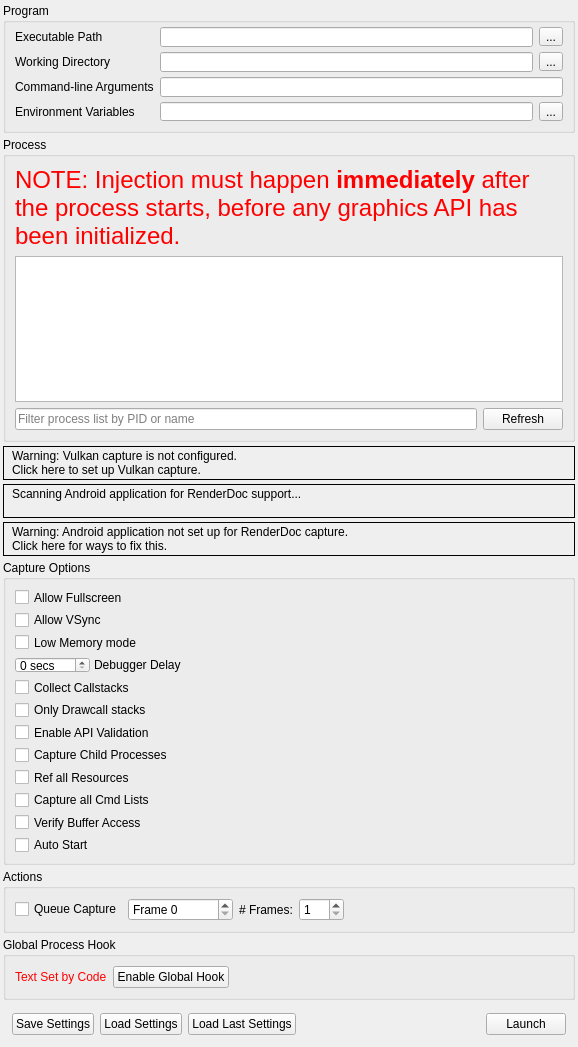
<?xml version="1.0" encoding="UTF-8"?>
<ui version="4.0">
 <class>CaptureDialog</class>
 <widget class="QFrame" name="CaptureDialog">
  <property name="geometry">
   <rect>
    <x>0</x>
    <y>0</y>
    <width>578</width>
    <height>1025</height>
   </rect>
  </property>
  <property name="windowTitle">
   <string>Launch Application</string>
  </property>
  <layout class="QVBoxLayout" name="verticalLayout">
   <property name="spacing">
    <number>4</number>
   </property>
   <property name="leftMargin">
    <number>3</number>
   </property>
   <property name="topMargin">
    <number>3</number>
   </property>
   <property name="rightMargin">
    <number>3</number>
   </property>
   <property name="bottomMargin">
    <number>3</number>
   </property>
   <item>
    <widget class="QGroupBox" name="exeGroup">
     <property name="sizePolicy">
      <sizepolicy hsizetype="Preferred" vsizetype="Minimum">
       <horstretch>0</horstretch>
       <verstretch>0</verstretch>
      </sizepolicy>
     </property>
     <property name="minimumSize">
      <size>
       <width>250</width>
       <height>130</height>
      </size>
     </property>
     <property name="title">
      <string>Program</string>
     </property>
     <layout class="QGridLayout" name="gridLayout">
      <property name="topMargin">
       <number>4</number>
      </property>
      <item row="0" column="2">
       <widget class="QLineEdit" name="exePath">
        <property name="minimumSize">
         <size>
          <width>0</width>
          <height>20</height>
         </size>
        </property>
        <property name="toolTip">
         <string>Browse for an executable file</string>
        </property>
       </widget>
      </item>
      <item row="0" column="3">
       <widget class="QToolButton" name="exePathBrowse">
        <property name="toolTip">
         <string>Browse for an executable file</string>
        </property>
        <property name="text">
         <string>...</string>
        </property>
       </widget>
      </item>
      <item row="1" column="0">
       <widget class="QLabel" name="workDirLabel">
        <property name="toolTip">
         <string>Browse for a working directory</string>
        </property>
        <property name="text">
         <string>Working Directory</string>
        </property>
       </widget>
      </item>
      <item row="1" column="3">
       <widget class="QToolButton" name="workDirBrowse">
        <property name="toolTip">
         <string>Browse for a working directory</string>
        </property>
        <property name="text">
         <string>...</string>
        </property>
       </widget>
      </item>
      <item row="2" column="0">
       <widget class="QLabel" name="cmdLineLabel">
        <property name="toolTip">
         <string>The command-line that will be passed to the executable on launch</string>
        </property>
        <property name="text">
         <string>Command-line Arguments</string>
        </property>
       </widget>
      </item>
      <item row="3" column="0">
       <widget class="QLabel" name="envVarLabel">
        <property name="toolTip">
         <string>The environment variables for the executable</string>
        </property>
        <property name="text">
         <string>Environment Variables</string>
        </property>
       </widget>
      </item>
      <item row="3" column="3">
       <widget class="QToolButton" name="envVarEdit">
        <property name="toolTip">
         <string>The environment variables for the executable</string>
        </property>
        <property name="text">
         <string>...</string>
        </property>
       </widget>
      </item>
      <item row="0" column="0">
       <widget class="QLabel" name="exePathLabel">
        <property name="toolTip">
         <string>Browse for an executable file</string>
        </property>
        <property name="text">
         <string>Executable Path</string>
        </property>
       </widget>
      </item>
      <item row="1" column="2">
       <widget class="QLineEdit" name="workDirPath">
        <property name="minimumSize">
         <size>
          <width>0</width>
          <height>20</height>
         </size>
        </property>
        <property name="toolTip">
         <string>Browse for a working directory</string>
        </property>
       </widget>
      </item>
      <item row="2" column="2" colspan="2">
       <widget class="QLineEdit" name="cmdline">
        <property name="minimumSize">
         <size>
          <width>0</width>
          <height>20</height>
         </size>
        </property>
        <property name="toolTip">
         <string>The command-line that will be passed to the executable on launch</string>
        </property>
       </widget>
      </item>
      <item row="3" column="2">
       <widget class="QLineEdit" name="envVar">
        <property name="toolTip">
         <string>The environment variables for the executable</string>
        </property>
        <property name="readOnly">
         <bool>true</bool>
        </property>
       </widget>
      </item>
     </layout>
    </widget>
   </item>
   <item>
    <widget class="QGroupBox" name="injectGroup">
     <property name="sizePolicy">
      <sizepolicy hsizetype="Preferred" vsizetype="Expanding">
       <horstretch>0</horstretch>
       <verstretch>100</verstretch>
      </sizepolicy>
     </property>
     <property name="minimumSize">
      <size>
       <width>250</width>
       <height>260</height>
      </size>
     </property>
     <property name="title">
      <string>Process</string>
     </property>
     <layout class="QGridLayout" name="gridLayout_2">
      <item row="2" column="1">
       <widget class="QPushButton" name="processRefesh">
        <property name="text">
         <string>Refresh</string>
        </property>
       </widget>
      </item>
      <item row="0" column="0" colspan="2">
       <widget class="QLabel" name="processWarning">
        <property name="palette">
         <palette>
          <active>
           <colorrole role="WindowText">
            <brush brushstyle="SolidPattern">
             <color alpha="255">
              <red>255</red>
              <green>0</green>
              <blue>0</blue>
             </color>
            </brush>
           </colorrole>
          </active>
          <inactive>
           <colorrole role="WindowText">
            <brush brushstyle="SolidPattern">
             <color alpha="255">
              <red>255</red>
              <green>0</green>
              <blue>0</blue>
             </color>
            </brush>
           </colorrole>
          </inactive>
          <disabled>
           <colorrole role="WindowText">
            <brush brushstyle="SolidPattern">
             <color alpha="255">
              <red>106</red>
              <green>104</green>
              <blue>100</blue>
             </color>
            </brush>
           </colorrole>
          </disabled>
         </palette>
        </property>
        <property name="font">
         <font>
          <pointsize>18</pointsize>
         </font>
        </property>
        <property name="text">
         <string>NOTE: Injection must happen &lt;b&gt;immediately&lt;/b&gt; after the process starts, before any graphics API has been initialized.</string>
        </property>
        <property name="wordWrap">
         <bool>true</bool>
        </property>
       </widget>
      </item>
      <item row="2" column="0">
       <widget class="QLineEdit" name="processFilter">
        <property name="placeholderText">
         <string>Filter process list by PID or name</string>
        </property>
       </widget>
      </item>
      <item row="1" column="0" colspan="2">
       <widget class="QTreeView" name="processList">
        <property name="sizePolicy">
         <sizepolicy hsizetype="Preferred" vsizetype="Expanding">
          <horstretch>0</horstretch>
          <verstretch>0</verstretch>
         </sizepolicy>
        </property>
        <property name="minimumSize">
         <size>
          <width>0</width>
          <height>100</height>
         </size>
        </property>
        <property name="editTriggers">
         <set>QAbstractItemView::NoEditTriggers</set>
        </property>
        <property name="indentation">
         <number>0</number>
        </property>
        <property name="rootIsDecorated">
         <bool>false</bool>
        </property>
        <property name="itemsExpandable">
         <bool>false</bool>
        </property>
        <property name="sortingEnabled">
         <bool>true</bool>
        </property>
       </widget>
      </item>
     </layout>
    </widget>
   </item>
   <item>
    <widget class="RDLabel" name="vulkanLayerWarn">
     <property name="cursor">
      <cursorShape>PointingHandCursor</cursorShape>
     </property>
     <property name="frameShape">
      <enum>QFrame::Box</enum>
     </property>
     <property name="text">
      <string>&lt;html&gt;&lt;head/&gt;&lt;body&gt;&lt;table&gt;&lt;tr&gt;&lt;td valign=&quot;middle&quot;&gt;&lt;img width=&quot;16&quot; src=&quot;:/information.png&quot;/&gt;&lt;/td&gt;&lt;td&gt;&lt;p&gt;Warning: Vulkan capture is not configured.&lt;br/&gt;Click here to set up Vulkan capture.&lt;/p&gt;&lt;/td&gt;&lt;/tr&gt;&lt;/table&gt;&lt;/body&gt;&lt;/html&gt;</string>
     </property>
     <property name="textFormat">
      <enum>Qt::RichText</enum>
     </property>
     <property name="margin">
      <number>3</number>
     </property>
    </widget>
   </item>
   <item>
    <widget class="RDLabel" name="androidScan">
     <property name="cursor">
      <cursorShape>PointingHandCursor</cursorShape>
     </property>
     <property name="frameShape">
      <enum>QFrame::Box</enum>
     </property>
     <property name="text">
      <string>&lt;html&gt;&lt;head/&gt;&lt;body&gt;&lt;table&gt;&lt;tr&gt;&lt;td valign=&quot;middle&quot;&gt;&lt;img width=&quot;16&quot; src=&quot;:/information.png&quot;/&gt;&lt;/td&gt;&lt;td valign=&quot;middle&quot;&gt;&lt;p&gt;Scanning Android application for RenderDoc support...&lt;br/&gt;&lt;/p&gt;&lt;/td&gt;&lt;/tr&gt;&lt;/table&gt;&lt;/body&gt;&lt;/html&gt;</string>
     </property>
     <property name="textFormat">
      <enum>Qt::RichText</enum>
     </property>
     <property name="margin">
      <number>3</number>
     </property>
    </widget>
   </item>
   <item>
    <widget class="RDLabel" name="androidWarn">
     <property name="cursor">
      <cursorShape>PointingHandCursor</cursorShape>
     </property>
     <property name="frameShape">
      <enum>QFrame::Box</enum>
     </property>
     <property name="text">
      <string>&lt;html&gt;&lt;head/&gt;&lt;body&gt;&lt;table&gt;&lt;tr&gt;&lt;td valign=&quot;middle&quot;&gt;&lt;img width=&quot;16&quot; src=&quot;:/information.png&quot;/&gt;&lt;/td&gt;&lt;td&gt;&lt;p&gt;Warning: Android application not set up for RenderDoc capture.&lt;br/&gt;Click here for ways to fix this.&lt;/p&gt;&lt;/td&gt;&lt;/tr&gt;&lt;/table&gt;&lt;/body&gt;&lt;/html&gt;</string>
     </property>
     <property name="textFormat">
      <enum>Qt::RichText</enum>
     </property>
     <property name="margin">
      <number>3</number>
     </property>
    </widget>
   </item>
   <item>
    <widget class="QGroupBox" name="optionsGroup">
     <property name="sizePolicy">
      <sizepolicy hsizetype="Preferred" vsizetype="Minimum">
       <horstretch>0</horstretch>
       <verstretch>0</verstretch>
      </sizepolicy>
     </property>
     <property name="title">
      <string>Capture Options</string>
     </property>
     <layout class="QVBoxLayout" name="verticalLayout_2">
      <item>
       <widget class="QCheckBox" name="AllowFullscreen">
        <property name="toolTip">
         <string>Allows the application to switch to full-screen mode</string>
        </property>
        <property name="text">
         <string>Allow Fullscreen</string>
        </property>
       </widget>
      </item>
      <item>
       <widget class="QCheckBox" name="AllowVSync">
        <property name="toolTip">
         <string>Allows the application to enable v-sync</string>
        </property>
        <property name="text">
         <string>Allow VSync</string>
        </property>
       </widget>
      </item>
      <item>
        <widget class="QCheckBox" name="LowMemoryMode">
          <property name="toolTip">
            <string>Enables Low Memory mode for capture</string>
          </property>
          <property name="text">
            <string>Low Memory mode</string>
          </property>
        </widget>
      </item>
      <item>
       <widget class="QFrame" name="DebuggerDelayFrame">
        <property name="sizePolicy">
         <sizepolicy hsizetype="Fixed" vsizetype="Preferred">
          <horstretch>0</horstretch>
          <verstretch>0</verstretch>
         </sizepolicy>
        </property>
        <property name="frameShape">
         <enum>QFrame::NoFrame</enum>
        </property>
        <property name="frameShadow">
         <enum>QFrame::Plain</enum>
        </property>
        <layout class="QHBoxLayout" name="horizontalLayout_3">
         <property name="spacing">
          <number>4</number>
         </property>
         <property name="leftMargin">
          <number>0</number>
         </property>
         <property name="topMargin">
          <number>0</number>
         </property>
         <property name="rightMargin">
          <number>0</number>
         </property>
         <property name="bottomMargin">
          <number>0</number>
         </property>
         <item>
          <widget class="QDoubleSpinBox" name="DelayForDebugger">
           <property name="sizePolicy">
            <sizepolicy hsizetype="Minimum" vsizetype="Fixed">
             <horstretch>0</horstretch>
             <verstretch>0</verstretch>
            </sizepolicy>
           </property>
           <property name="minimumSize">
            <size>
             <width>40</width>
             <height>0</height>
            </size>
           </property>
           <property name="toolTip">
            <string>Pauses for N seconds after launching the process, to allow a debugger to attach</string>
           </property>
           <property name="suffix">
            <string comment="seconds"> secs</string>
           </property>
           <property name="decimals">
            <number>0</number>
           </property>
           <property name="maximum">
            <double>120.000000000000000</double>
           </property>
           <property name="value">
            <double>0.000000000000000</double>
           </property>
          </widget>
         </item>
         <item>
          <widget class="QLabel" name="DebuggerDelayLabel">
           <property name="sizePolicy">
            <sizepolicy hsizetype="Fixed" vsizetype="Preferred">
             <horstretch>0</horstretch>
             <verstretch>0</verstretch>
            </sizepolicy>
           </property>
           <property name="toolTip">
            <string>Pauses for N seconds after launching the process, to allow a debugger to attach</string>
           </property>
           <property name="text">
            <string>Debugger Delay</string>
           </property>
          </widget>
         </item>
        </layout>
       </widget>
      </item>
      <item>
       <widget class="QCheckBox" name="CaptureCallstacks">
        <property name="toolTip">
         <string>Collect a callstack on every API call</string>
        </property>
        <property name="text">
         <string>Collect Callstacks</string>
        </property>
       </widget>
      </item>
      <item>
       <widget class="QCheckBox" name="CaptureCallstacksOnlyDraws">
        <property name="toolTip">
         <string>Only collect callstacks on 'drawcall' level api calls</string>
        </property>
        <property name="text">
         <string>Only Drawcall stacks</string>
        </property>
       </widget>
      </item>
      <item>
       <widget class="QCheckBox" name="APIValidation">
        <property name="toolTip">
         <string>Initialise the graphics API with built-in validation enabled - allows capturing and reading of errors and warnings generated by the API's own debugging system</string>
        </property>
        <property name="text">
         <string>Enable API Validation</string>
        </property>
       </widget>
      </item>
      <item>
       <widget class="QCheckBox" name="HookIntoChildren">
        <property name="toolTip">
         <string>Hook into child processes - useful with launchers or similar intermediate processes</string>
        </property>
        <property name="text">
         <string>Capture Child Processes</string>
        </property>
       </widget>
      </item>
      <item>
       <widget class="QCheckBox" name="RefAllResources">
        <property name="toolTip">
         <string>Consider all resources to be included, even if unused in the capture frame</string>
        </property>
        <property name="text">
         <string>Ref all Resources</string>
        </property>
       </widget>
      </item>
      <item>
       <widget class="QCheckBox" name="CaptureAllCmdLists">
        <property name="toolTip">
         <string>When enabled, all deferred command lists will be saved even while idling. This has an overhead but ensures if you hold onto a list it will be captured.</string>
        </property>
        <property name="text">
         <string>Capture all Cmd Lists</string>
        </property>
       </widget>
      </item>
      <item>
       <widget class="QCheckBox" name="VerifyBufferAccess">
        <property name="toolTip">
         <string>When enabled, verify some buffer access on OpenGL and D3D11. This initialises buffers with undefined contents on creation to 0xdddddddd instead of 0x0, and verifies that Map() bounds are not overrun.</string>
        </property>
        <property name="text">
         <string>Verify Buffer Access</string>
        </property>
       </widget>
      </item>
      <item>
       <widget class="QCheckBox" name="AutoStart">
        <property name="toolTip">
         <string>If these capture settings are saved &amp; run, auto start the capture instantly on load</string>
        </property>
        <property name="text">
         <string>Auto Start</string>
        </property>
       </widget>
      </item>
     </layout>
    </widget>
   </item>
   <item>
    <widget class="QGroupBox" name="actionGroup">
     <property name="sizePolicy">
      <sizepolicy hsizetype="Preferred" vsizetype="Minimum">
       <horstretch>0</horstretch>
       <verstretch>0</verstretch>
      </sizepolicy>
     </property>
     <property name="title">
      <string>Actions</string>
     </property>
     <layout class="QHBoxLayout" name="horizontalLayout_5">
      <item>
       <widget class="QCheckBox" name="queueFrameCap">
        <property name="text">
         <string>Queue Capture</string>
        </property>
       </widget>
      </item>
      <item>
       <widget class="QDoubleSpinBox" name="queuedFrame">
        <property name="sizePolicy">
         <sizepolicy hsizetype="Fixed" vsizetype="Fixed">
          <horstretch>0</horstretch>
          <verstretch>0</verstretch>
         </sizepolicy>
        </property>
        <property name="prefix">
         <string comment="Frame number" extracomment="To Capture">Frame </string>
        </property>
        <property name="suffix">
         <string/>
        </property>
        <property name="decimals">
         <number>0</number>
        </property>
        <property name="minimum">
         <double>0.000000000000000</double>
        </property>
        <property name="maximum">
         <double>4294967296.000000000000000</double>
        </property>
       </widget>
      </item>
      <item>
       <widget class="QLabel" name="numFramesLabel">
        <property name="sizePolicy">
         <sizepolicy hsizetype="Preferred" vsizetype="Preferred">
          <horstretch>0</horstretch>
          <verstretch>0</verstretch>
         </sizepolicy>
        </property>
        <property name="text">
         <string># Frames:</string>
        </property>
       </widget>
      </item>
      <item>
       <widget class="QDoubleSpinBox" name="numFrames">
        <property name="minimumSize">
         <size>
          <width>45</width>
          <height>0</height>
         </size>
        </property>
        <property name="decimals">
         <number>0</number>
        </property>
        <property name="minimum">
         <double>1.000000000000000</double>
        </property>
        <property name="maximum">
         <double>10.000000000000000</double>
        </property>
       </widget>
      </item>
      <item>
       <spacer name="ActionsSpacer">
        <property name="orientation">
         <enum>Qt::Horizontal</enum>
        </property>
        <property name="sizeHint" stdset="0">
         <size>
          <width>596</width>
          <height>20</height>
         </size>
        </property>
       </spacer>
      </item>
     </layout>
    </widget>
   </item>
   <item>
    <widget class="QGroupBox" name="globalGroup">
     <property name="sizePolicy">
      <sizepolicy hsizetype="Preferred" vsizetype="Minimum">
       <horstretch>0</horstretch>
       <verstretch>0</verstretch>
      </sizepolicy>
     </property>
     <property name="title">
      <string>Global Process Hook</string>
     </property>
     <layout class="QHBoxLayout" name="horizontalLayout_2">
      <item>
       <widget class="QLabel" name="globalLabel">
        <property name="palette">
         <palette>
          <active>
           <colorrole role="WindowText">
            <brush brushstyle="SolidPattern">
             <color alpha="255">
              <red>255</red>
              <green>0</green>
              <blue>0</blue>
             </color>
            </brush>
           </colorrole>
          </active>
          <inactive>
           <colorrole role="WindowText">
            <brush brushstyle="SolidPattern">
             <color alpha="255">
              <red>255</red>
              <green>0</green>
              <blue>0</blue>
             </color>
            </brush>
           </colorrole>
          </inactive>
          <disabled>
           <colorrole role="WindowText">
            <brush brushstyle="SolidPattern">
             <color alpha="255">
              <red>106</red>
              <green>104</green>
              <blue>100</blue>
             </color>
            </brush>
           </colorrole>
          </disabled>
         </palette>
        </property>
        <property name="text">
         <string>Text Set by Code</string>
        </property>
       </widget>
      </item>
      <item>
       <widget class="QPushButton" name="toggleGlobal">
        <property name="text">
         <string>Enable Global Hook</string>
        </property>
        <property name="checkable">
         <bool>true</bool>
        </property>
        <property name="checked">
         <bool>false</bool>
        </property>
       </widget>
      </item>
      <item>
       <spacer name="globalSpacer">
        <property name="orientation">
         <enum>Qt::Horizontal</enum>
        </property>
        <property name="sizeHint" stdset="0">
         <size>
          <width>587</width>
          <height>20</height>
         </size>
        </property>
       </spacer>
      </item>
     </layout>
    </widget>
   </item>
   <item>
    <widget class="QFrame" name="buttonsFrame">
     <property name="sizePolicy">
      <sizepolicy hsizetype="Preferred" vsizetype="Minimum">
       <horstretch>0</horstretch>
       <verstretch>0</verstretch>
      </sizepolicy>
     </property>
     <property name="frameShape">
      <enum>QFrame::NoFrame</enum>
     </property>
     <property name="frameShadow">
      <enum>QFrame::Plain</enum>
     </property>
     <layout class="QHBoxLayout" name="horizontalLayout">
      <item>
       <widget class="QPushButton" name="saveSettings">
        <property name="toolTip">
         <string>Save these capture settings to file to load later</string>
        </property>
        <property name="text">
         <string>Save Settings</string>
        </property>
       </widget>
      </item>
      <item>
       <widget class="QPushButton" name="loadSettings">
        <property name="sizePolicy">
         <sizepolicy hsizetype="Minimum" vsizetype="Fixed">
          <horstretch>0</horstretch>
          <verstretch>0</verstretch>
         </sizepolicy>
        </property>
        <property name="toolTip">
         <string>Load a saved set of capture settings</string>
        </property>
        <property name="text">
         <string>Load Settings</string>
        </property>
       </widget>
      </item>
      <item>
       <widget class="QPushButton" name="loadLastCapture">
        <property name="sizePolicy">
         <sizepolicy hsizetype="Minimum" vsizetype="Fixed">
          <horstretch>0</horstretch>
          <verstretch>0</verstretch>
         </sizepolicy>
        </property>
        <property name="toolTip">
         <string>Load the most recently used capture settings</string>
        </property>
        <property name="text">
         <string>Load Last Settings</string>
        </property>
       </widget>
      </item>
      <item>
       <spacer name="buttonsSpace">
        <property name="orientation">
         <enum>Qt::Horizontal</enum>
        </property>
        <property name="sizeType">
         <enum>QSizePolicy::Expanding</enum>
        </property>
        <property name="sizeHint" stdset="0">
         <size>
          <width>556</width>
          <height>20</height>
         </size>
        </property>
       </spacer>
      </item>
      <item>
       <widget class="QPushButton" name="launch">
        <property name="toolTip">
         <string>Launch the selected program with RenderDoc enabled for capture</string>
        </property>
        <property name="text">
         <string>Launch</string>
        </property>
       </widget>
      </item>
     </layout>
    </widget>
   </item>
   <item>
    <spacer name="topVerticalSpacer">
     <property name="orientation">
      <enum>Qt::Vertical</enum>
     </property>
     <property name="sizeHint" stdset="0">
      <size>
       <width>0</width>
       <height>0</height>
      </size>
     </property>
    </spacer>
   </item>
  </layout>
 </widget>
 <customwidgets>
  <customwidget>
   <class>RDLabel</class>
   <extends>QLabel</extends>
   <header>Widgets/Extended/RDLabel.h</header>
  </customwidget>
 </customwidgets>
 <resources/>
 <connections/>
</ui>
